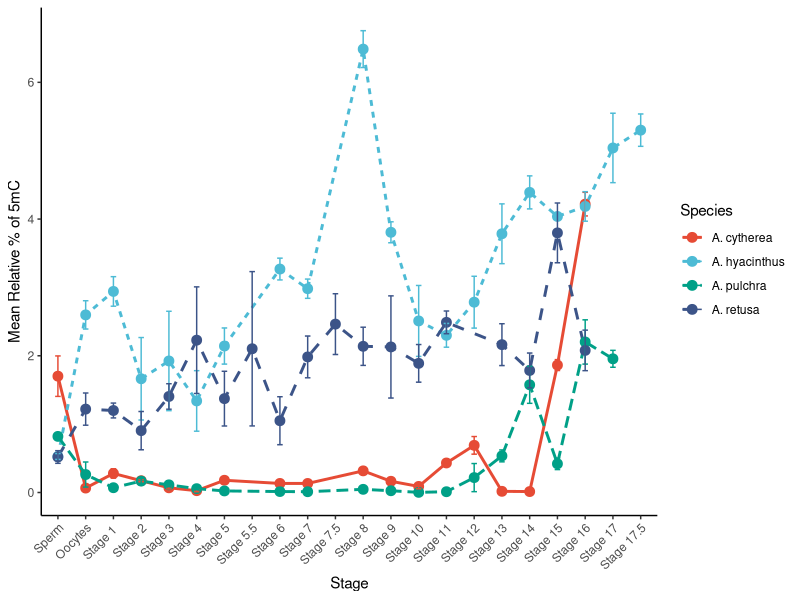
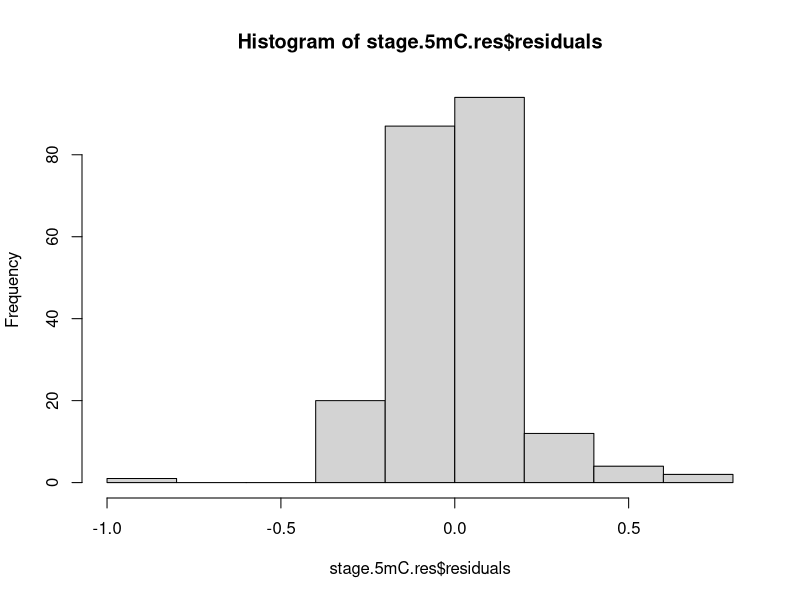
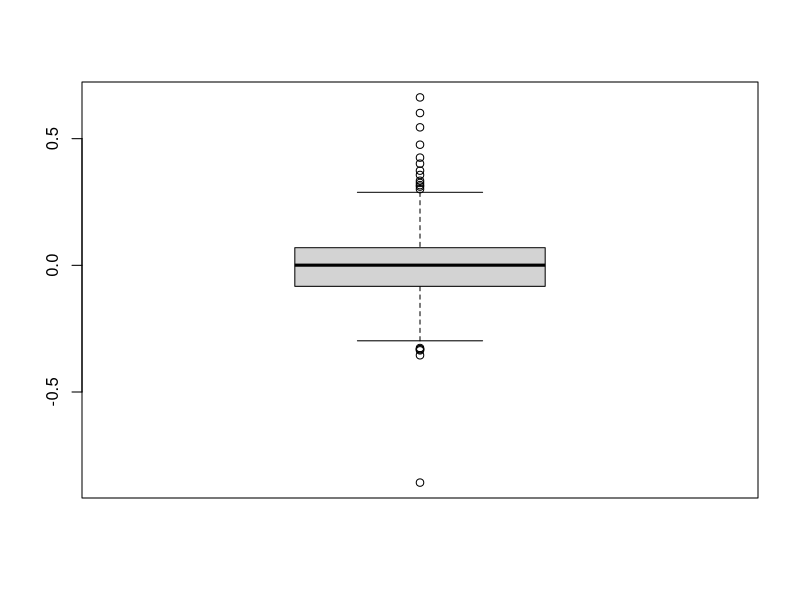
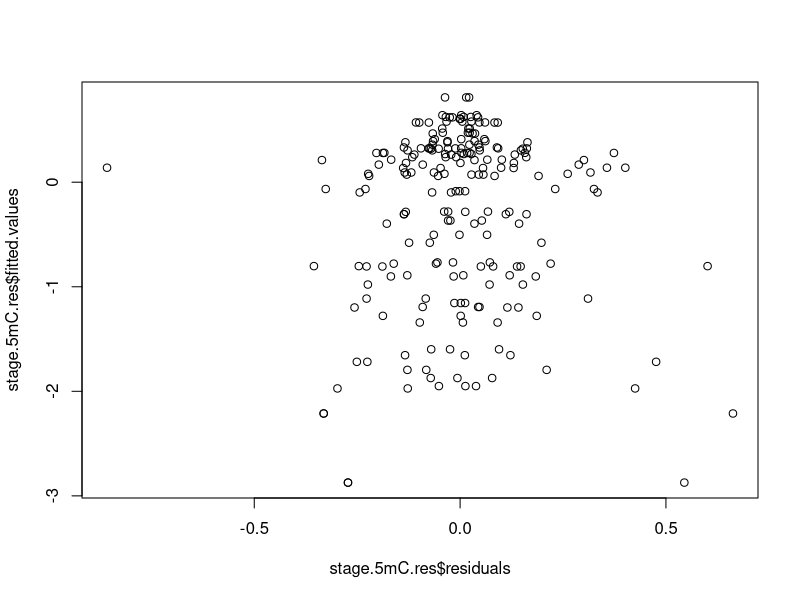
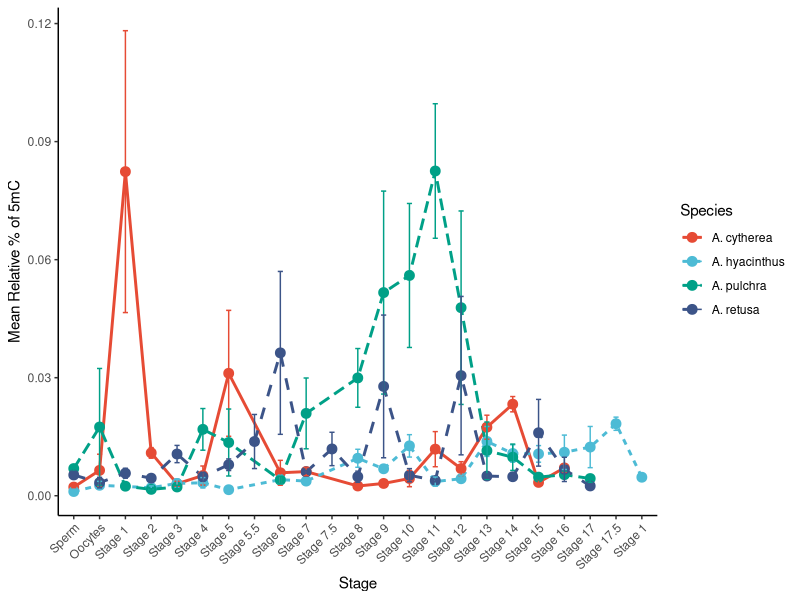
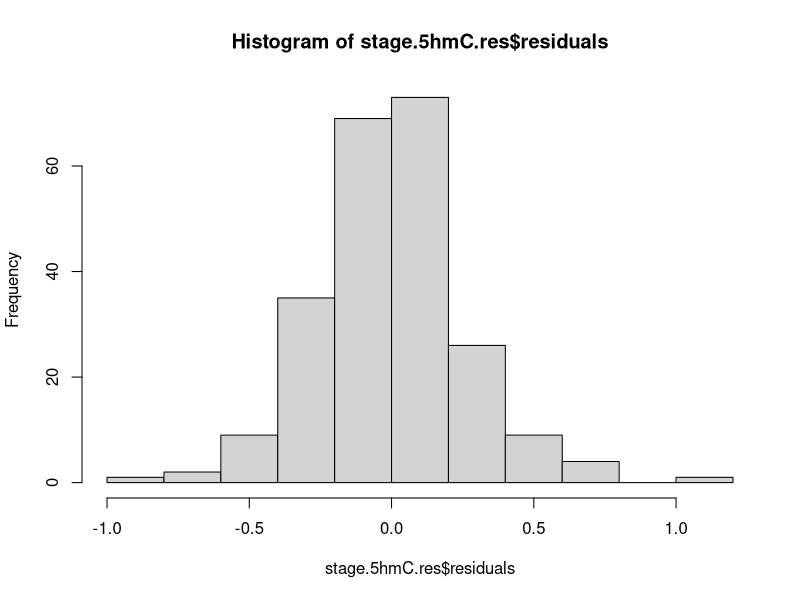
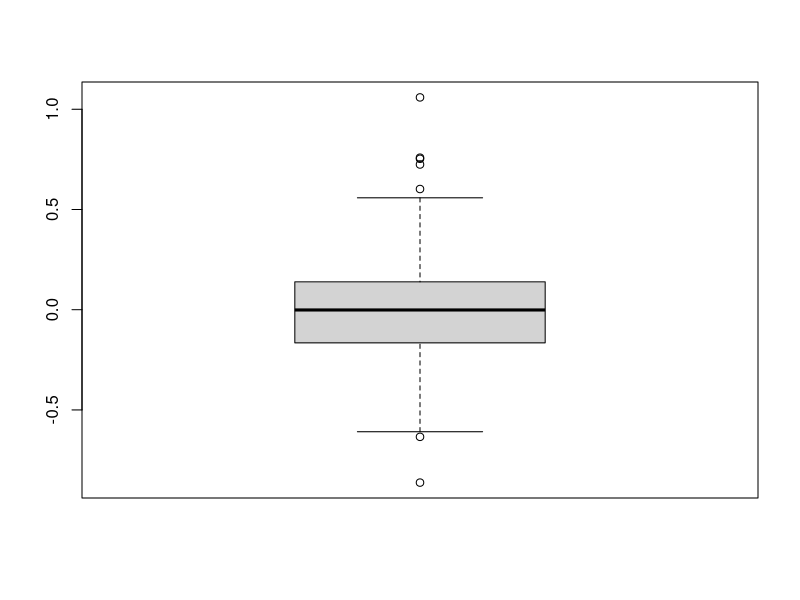
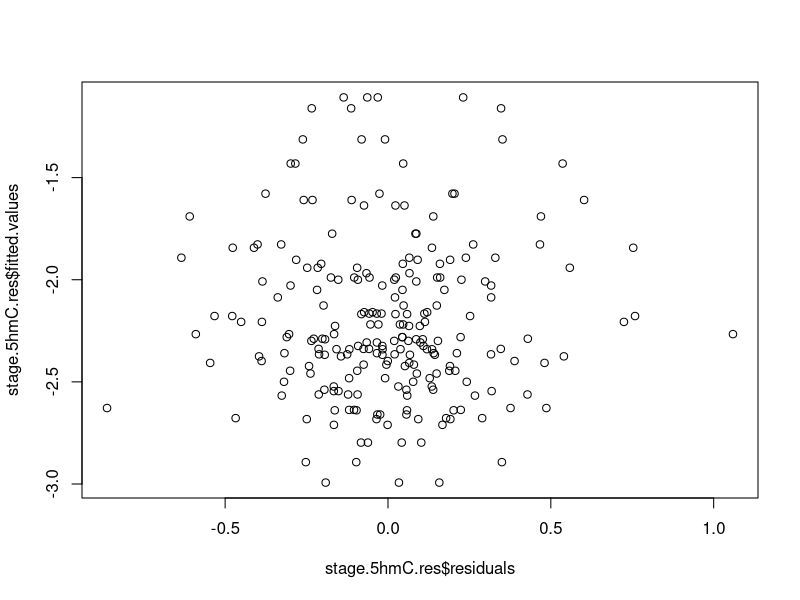

Reproduce these figures in R, in order.
## ---- chunk 1
library(tidyverse)
library(ggsci)
## ---- chunk 2
ahya <- read.csv("RAnalysis/data/Ahyacinthus_5mC.csv",  na.strings = "NA")

str(ahya)
as.numeric

stnds <- ahya %>% filter(Species=="Standard") %>%
  group_by(Stage) %>%
  summarize(mean.RFU=mean(Fluoro.530.590))

ahya <- ahya %>% filter(Species=="A. hyacinthus") 

MF3.RFU.ahya <- stnds$mean.RFU[[1]]
MF4.RFU.ahya <- stnds$mean.RFU[[2]]
MF4.ng.ahya <- 10

ahya$rel.percent.5mC <- (((ahya$Fluoro.530.590 -MF3.RFU.ahya )/ ahya$DNA.ng) / ((MF4.RFU.ahya - MF3.RFU.ahya)* 2 /MF4.ng.ahya))*100

ahya.27 <- ahya %>%
filter(Temperature ==27)

## ---- chunk 3
acyth <- read.csv("RAnalysis/data/Acytherea_5mC.csv",  na.strings = "NA")

str(acyth)
as.numeric

stnds <- acyth %>% filter(Species=="Standard") %>%
  group_by(Stage) %>%
  summarize(mean.RFU=mean(Fluoro.530.590))

acyth <- acyth %>% filter(Species=="A. cytherea") 

MF3.RFU.acyth <- stnds$mean.RFU[[1]]
MF4.RFU.acyth <- stnds$mean.RFU[[2]]
MF4.ng.acyth <- 10

acyth$rel.percent.5mC <- (((acyth$Fluoro.530.590 -MF3.RFU.acyth )/ acyth$DNA.ng) / ((MF4.RFU.acyth - MF3.RFU.acyth)* 2 /MF4.ng.acyth))*100

acyth <- acyth %>%
filter(Temperature ==27)

## ---- chunk 4
aret <- read.csv("RAnalysis/data/Aretusa_5mC.csv",  na.strings = "NA")

str(aret)
as.numeric

stnds <- aret %>% filter(Species=="Standard") %>%
  group_by(Stage) %>%
  summarize(mean.RFU=mean(Fluoro.530.590))

aret <- aret %>% filter(Species=="A. retusa") 

MF3.RFU.aret <- stnds$mean.RFU[[1]]
MF4.RFU.aret <- stnds$mean.RFU[[2]]
MF4.ng.aret <- 10

aret$rel.percent.5mC <- (((aret$Fluoro.530.590 -MF3.RFU.aret )/ aret$DNA.ng) / ((MF4.RFU.aret - MF3.RFU.aret)* 2 /MF4.ng.aret))*100

aret <- aret %>%
filter(Temperature ==27) %>%
filter(!Stage == "Stage 12")
## ---- chunk 5
apul <- read.csv("RAnalysis/data/Apulchra_5mC.csv",  na.strings = "NA")

str(apul)

stnds <- apul %>% filter(Species=="Standard") %>%
  group_by(Stage) %>%
  summarize(mean.RFU=mean(Fluoro.530.590))

apul <- apul %>% filter(Species=="A. pulchra") 

MF3.RFU.apul <- stnds$mean.RFU[[1]]
MF4.RFU.apul <- stnds$mean.RFU[[2]]
MF4.ng.apul <- 10

apul$rel.percent.5mC <- (((apul$Fluoro.530.590 -MF3.RFU.apul )/ apul$DNA.ng) / ((MF4.RFU.apul - MF3.RFU.apul)* 2 /MF4.ng.apul))*100

apul <- apul %>%
filter(Temperature ==27)

## ---- chunk 6
#examine only 27

all.species.5mC <- rbind(ahya.27, acyth, aret,  apul)
unique(all.species.5mC$Stage)

devo.27 <- all.species.5mC %>% 
  mutate(Stage = fct_relevel(Stage, "Sperm",      "Oocytes",   "Stage 1 ",   "Stage 2",    
                             "Stage 3",    "Stage 4",    "Stage 5", "Stage 5.5",    "Stage 6",   "Stage 7",    
                             "Stage 7.5", "Stage 8",    "Stage 9",    "Stage 10",   "Stage 11",   "Stage 12",   
                             "Stage 13",   "Stage 14",  "Stage 15",   "Stage 16",   "Stage 17",   "Stage 17.5"))

summary_stats.devo.27 <- devo.27 %>%
  group_by(Species, Stage, Development, Mark) %>%
  summarize(
    mean_5mC = mean(rel.percent.5mC, na.rm = TRUE),
    sem_5mC = sd(rel.percent.5mC, na.rm = TRUE) / sqrt(n()),
    .groups = 'drop'
  )

summary_stats.devo.27 %>%
  ggplot(aes(x = Stage, y = mean_5mC, group = Species, color = Species)) +
  geom_line(aes(linetype = Species), size = 1) +  # Line connecting mean points
  geom_point(size = 3) +  # Mean points
  geom_errorbar(aes(ymin = mean_5mC - sem_5mC, ymax = mean_5mC + sem_5mC), width = 0.2) +  # SEM bars
  labs(
    x = "Stage",
    y = "Mean Relative % of 5mC"
  ) +
  scale_color_npg()+
  scale_fill_npg()+
  theme_classic() +
  theme(axis.text.x = element_text(angle = 45, hjust = 1))  # Rotate x-axis labels for better readability


## ---- chunk 7

devo.27.stages <- devo.27 %>% 
  filter(!Stage == "Stage 5.5") %>% 
  filter(!Stage == "Stage 7.5") %>% 
  filter(!Stage == "Stage 12")%>% 
  filter(!Stage == "Stage 17")%>% 
  filter(!Stage == "Stage 17.5")

str(devo.27.stages)
devo.27.stages$Species <- as.factor(devo.27.stages$Species)

unique(devo.27.stages$Stage)

unique(devo.27.stages$Development)

devo.27.stages <- devo.27.stages %>% 
  mutate(Development = fct_relevel(Development, "Sperm", "Oocytes", "Fertilized oocyte", "4 cells", "8 cells", "Morula",          "Prawn Chip", "Blastula", "Late Blastula", "Early Bowl", "Bowl", "Blastulation end", "Gastrula", "Early tear drop",
"Tear drop", "Late tear drop", "Early elongated"))

stage.5mC.res <- aov(log10(rel.percent.5mC) ~ Stage*Species, data= devo.27.stages)
summary(stage.5mC.res)
hist(stage.5mC.res$residuals)
boxplot(stage.5mC.res$residuals)
plot(stage.5mC.res$residuals, stage.5mC.res$fitted.values)

Tukey.ph <- TukeyHSD(stage.5mC.res)

summary_stats.devo.27 <- devo.27.stages %>%
  group_by(Species, Stage, Development, Mark) %>%
  summarize(
    mean_5mC = mean(rel.percent.5mC, na.rm = TRUE),
    sem_5mC = sd(rel.percent.5mC, na.rm = TRUE) / sqrt(n()),
    .groups = 'drop'
  )

Fig1 <- summary_stats.devo.27 %>%
  ggplot(aes(x = Development, y = mean_5mC, group = Species, color = Species)) +
  geom_line(aes(linetype = Species), size = 1) +  # Line connecting mean points
  geom_point(size = 3) +  # Mean points
  geom_errorbar(aes(ymin = mean_5mC - sem_5mC, ymax = mean_5mC + sem_5mC), width = 0.2) +  # SEM bars
  labs(
    x = "Stage",
    y = "Mean Relative % of 5mC"
  ) +
  scale_color_npg()+
  scale_fill_npg()+
  theme_classic() +
  theme(axis.text.x = element_text(angle = 45, hjust = 1))  # Rotate x-axis labels for better readability



## ---- chunk 8
ahya.5hmC <- read.csv("RAnalysis/data/Ahyacinthus_5hmC.csv",  na.strings = "NA")

str(ahya.5hmC)

stnds.ahya.5hmC <- ahya.5hmC %>% filter(Species=="Standard") %>%
  group_by(Stage) %>%
  summarize(mean.RFU=mean(Fluoro.530.590))

ahya.5hmC <- ahya.5hmC %>% filter(Species=="A. hyacinthus") 

HF4.RFU.ahya.5hmC <- stnds.ahya.5hmC$mean.RFU[[1]]
HF5.RFU.ahya.5hmC <- stnds.ahya.5hmC$mean.RFU[[2]]
HF5.ng.ahya.5hmC <- 10

ahya.5hmC$rel.percent.5mC <- (((ahya.5hmC$Fluoro.530.590 -HF4.RFU.ahya.5hmC )/ ahya.5hmC$DNA.ng) / ((HF5.RFU.ahya.5hmC - HF4.RFU.ahya.5hmC)* 5 /HF5.ng.ahya.5hmC))*100

ahya.5hmC <- ahya.5hmC %>%
filter(Temperature ==27)

## ---- chunk 9
acyth.5hmC <- read.csv("RAnalysis/data/Acytherea_5hmC.csv",  na.strings = "NA")

str(acyth.5hmC)

stnds.acyth.5hmC <- acyth.5hmC %>% filter(Species=="Standard") %>%
  group_by(Stage) %>%
  summarize(mean.RFU=mean(Fluoro.530.590))

acyth.5hmC <- acyth.5hmC %>% filter(Species=="A. cytherea") 

HF4.RFU.acyth <- stnds.acyth.5hmC$mean.RFU[[1]]
HF5.RFU.acyth <- stnds.acyth.5hmC$mean.RFU[[2]]
HF5.ng.acyth <- 10

acyth.5hmC$rel.percent.5mC <- (((acyth.5hmC$Fluoro.530.590 -HF4.RFU.acyth )/ acyth.5hmC$DNA.ng) / ((HF5.RFU.acyth - HF4.RFU.acyth)* 5 /HF5.ng.acyth))*100

acyth.5hmC <- acyth.5hmC %>%
filter(Temperature ==27)

## ---- chunk 10
apul.5hmC <- read.csv("RAnalysis/data/Apulchra_5hmC.csv",  na.strings = "NA")

str(apul.5hmC)

stnds.apul.5hmC <- apul.5hmC %>% filter(Species=="Standard") %>%
  group_by(Stage) %>%
  summarize(mean.RFU=mean(Fluoro.530.590))

apul.5hmC <- apul.5hmC %>% filter(Species=="A. pulchra") 

HF4.RFU.apul <- stnds.apul.5hmC$mean.RFU[[1]]
HF5.RFU.apul <- stnds.apul.5hmC$mean.RFU[[2]]
HF5.ng.apul <- 10

apul.5hmC$rel.percent.5mC <- (((apul.5hmC$Fluoro.530.590 -HF4.RFU.apul)/ apul.5hmC$DNA.ng) / ((HF5.RFU.apul - HF4.RFU.apul)* 5 /HF5.ng.apul))*100

apul.5hmC <- apul.5hmC %>%
filter(Temperature ==27)

## ---- chunk 11
aret.5hmC <- read.csv("RAnalysis/data/Aretusa_5hmC.csv",  na.strings = "NA")

str(aret.5hmC)

stnds.aret.5hmC <- aret.5hmC %>% filter(Species=="Standard") %>%
  group_by(Stage) %>%
  summarize(mean.RFU=mean(Fluoro.530.590))

aret.5hmC <- aret.5hmC %>% filter(Species=="A. retusa") 

HF4.RFU.aret <- stnds.aret.5hmC$mean.RFU[[1]]
HF5.RFU.aret <- stnds.aret.5hmC$mean.RFU[[2]]
HF5.ng.aret <- 10

aret.5hmC$rel.percent.5mC <- (((aret.5hmC$Fluoro.530.590 -HF4.RFU.aret )/ aret.5hmC$DNA.ng) / ((HF5.RFU.aret - HF4.RFU.aret)* 5 /HF5.ng.aret))*100

aret.5hmC <- aret.5hmC %>%
filter(Temperature ==27)

## ---- chunk 12
#examine only 27

all.species.5hmC <- rbind(ahya.5hmC, acyth.5hmC, apul.5hmC, aret.5hmC)
unique(all.species.5hmC$Stage)

devo.5hmC.27 <- all.species.5hmC %>% 
  mutate(Stage = fct_relevel(Stage, "Sperm",      "Oocytes",   "Stage 1 ",   "Stage 2",    
                             "Stage 3",    "Stage 4",    "Stage 5", "Stage 5.5",    "Stage 6",   "Stage 7",    
                             "Stage 7.5", "Stage 8",    "Stage 9",    "Stage 10",   "Stage 11",   "Stage 12",   
                             "Stage 13",   "Stage 14",  "Stage 15",   "Stage 16",   "Stage 17",   "Stage 17.5"))

summary_stats.devo.27.5hmC <- devo.5hmC.27 %>%
  group_by(Species, Stage, Development, Mark) %>%
  summarize(
    mean_5mC = mean(rel.percent.5mC, na.rm = TRUE),
    sem_5mC = sd(rel.percent.5mC, na.rm = TRUE) / sqrt(n()),
    .groups = 'drop'
  )

summary_stats.devo.27.5hmC %>%
  ggplot(aes(x = Stage, y = mean_5mC, group = Species, color = Species)) +
  geom_line(aes(linetype = Species), size = 1) +  # Line connecting mean points
  geom_point(size = 3) +  # Mean points
  geom_errorbar(aes(ymin = mean_5mC - sem_5mC, ymax = mean_5mC + sem_5mC), width = 0.2) +  # SEM bars
  labs(
    x = "Stage",
    y = "Mean Relative % of 5mC"
  ) +
  scale_color_npg()+
  scale_fill_npg()+
  theme_classic() +
  theme(axis.text.x = element_text(angle = 45, hjust = 1))  # Rotate x-axis labels for better readability


## ---- chunk 13

devo.5hmC.27.stages <- devo.5hmC.27 %>% 
  filter(!Stage == "Stage 5.5") %>% 
  filter(!Stage == "Stage 7.5") %>% 
  filter(!Stage == "Stage 12")%>% 
  filter(!Stage == "Stage 17")%>% 
  filter(!Stage == "Stage 17.5")

str(devo.5hmC.27.stages)
devo.5hmC.27.stages$Species <- as.factor(devo.5hmC.27.stages$Species)

unique(devo.5hmC.27.stages$Stage)

unique(devo.5hmC.27.stages$Development)

devo.5hmC.27.stages <- devo.5hmC.27.stages %>% 
  mutate(Development = fct_relevel(Development, "Sperm", "Oocytes", "Fertilized oocyte", "4 cells", "8 cells", "Morula",          "Prawn Chip", "Blastula", "Late Blastula", "Early Bowl", "Bowl", "Blastulation end", "Gastrula", "Early tear drop",
"Tear drop", "Late tear drop", "Early elongated"))

stage.5hmC.res <- aov(log10(rel.percent.5mC) ~ Stage*Species, data= devo.5hmC.27.stages)
summary(stage.5hmC.res)
hist(stage.5hmC.res$residuals)
boxplot(stage.5hmC.res$residuals)
plot(stage.5hmC.res$residuals, stage.5hmC.res$fitted.values)

Tukey.ph.5hmC <- TukeyHSD(stage.5hmC.res)

summary_stats.5hmC.27 <- devo.5hmC.27.stages %>%
  group_by(Species, Stage, Development, Mark) %>%
  summarize(
    mean_5mC = mean(rel.percent.5mC, na.rm = TRUE),
    sem_5mC = sd(rel.percent.5mC, na.rm = TRUE) / sqrt(n()),
    .groups = 'drop'
  )

Fig2 <- summary_stats.5hmC.27 %>%
  ggplot(aes(x = Development, y = mean_5mC, group = Species, color = Species)) +
  geom_line(aes(linetype = Species), size = 1) +  # Line connecting mean points
  geom_point(size = 3) +  # Mean points
  geom_errorbar(aes(ymin = mean_5mC - sem_5mC, ymax = mean_5mC + sem_5mC), width = 0.2) +  # SEM bars
  labs(
    x = "Stage",
    y = "Mean Relative % of 5hmC"
  ) +
  scale_color_npg()+
  scale_fill_npg()+
  theme_classic() +
  theme(axis.text.x = element_text(angle = 45, hjust = 1))  # Rotate x-axis labels for better readability



## ---- chunk 14
ahya.5fC <- read.csv("RAnalysis/data/Ahyacinthus_5fC.csv",  na.strings = "NA")

str(ahya.5fC)

stnds.ahya.5fC <- ahya.5fC %>% filter(Species=="Standard") %>%
  group_by(Stage) %>%
  summarize(mean.RFU=mean(Abs.450))

ahya.5fC <- ahya.5fC %>% filter(Species=="A. hyacinthus") 

NC.OD.ahya <- stnds.ahya.5fC$mean.RFU[[1]]
PC.OD.ahya <- stnds.ahya.5fC$mean.RFU[[2]]
PC.ng.ahya <- 0.2

ahya.5fC$rel.percent.5fC <- (((ahya.5fC$Abs.450 -NC.OD.ahya )/ ahya.5fC$DNA.ng) / ((PC.OD.ahya - NC.OD.ahya)/PC.ng.ahya))*100

ahya.5fC <- ahya.5fC %>%
filter(Temperature ==27)

## ---- chunk 15
acyth.5fC <- read.csv("RAnalysis/data/Acytherea_5fC.csv",  na.strings = "NA")

str(acyth.5fC)

stnds.acyth.5fC <- acyth.5fC %>% filter(Species=="Standard") %>%
  group_by(Stage) %>%
  summarize(mean.RFU=mean(Abs.450))

acyth.5fC <- acyth.5fC %>% filter(Species=="A. cytherea") 

NC.OD.acyth <- stnds.acyth.5fC$mean.RFU[[1]]
PC.OD.acyth <- stnds.acyth.5fC$mean.RFU[[2]]
PC.ng.acyth <- 0.2

acyth.5fC$rel.percent.5fC <- (((acyth.5fC$Abs.450 -NC.OD.acyth )/ acyth.5fC$DNA.ng) / ((PC.OD.acyth - NC.OD.acyth)/PC.ng.acyth))*100

acyth.5fC <- acyth.5fC %>%
filter(Temperature ==27)

## ---- chunk 16
apul.5fC <- read.csv("RAnalysis/data/Apulchra_5fC.csv",  na.strings = "NA")

str(apul.5fC)

stnds.apul.5fC <- apul.5fC %>% filter(Species=="Standard") %>%
  group_by(Stage) %>%
  summarize(mean.RFU=mean(Abs.450))

apul.5fC <- apul.5fC %>% filter(Species=="A. pulchra") 

NC.OD.apul <- stnds.apul.5fC$mean.RFU[[1]]
PC.OD.apul <- stnds.apul.5fC$mean.RFU[[2]]
PC.ng.apul <- 0.2

apul.5fC$rel.percent.5fC <- (((apul.5fC$Abs.450 -NC.OD.apul )/ apul.5fC$DNA.ng) / ((PC.OD.apul - NC.OD.apul)/PC.ng.apul))*100

apul.5fC <- apul.5fC %>%
filter(Temperature ==27)

## ---- chunk 17
aret.5fC <- read.csv("RAnalysis/data/Aretusa_5fC.csv",  na.strings = "NA")

str(aret.5fC)

stnds.aret.5fC <- aret.5fC %>% filter(Species=="Standard") %>%
  group_by(Stage) %>%
  summarize(mean.RFU=mean(Abs.450))

aret.5fC <- aret.5fC %>% filter(Species=="A. retusa") 

NC.OD.aret <- stnds.aret.5fC$mean.RFU[[1]]
PC.OD.aret <- stnds.aret.5fC$mean.RFU[[2]]
PC.ng.aret <- 0.2

aret.5fC$rel.percent.5fC <- (((aret.5fC$Abs.450 -NC.OD.aret )/ aret.5fC$DNA.ng) / ((PC.OD.aret - NC.OD.aret)/PC.ng.aret))*100

aret.5fC <- aret.5fC %>%
filter(Temperature ==27)

## ---- chunk 18
#examine only 27

all.species.5fC <- rbind(ahya.5fC, acyth.5fC, apul.5fC, aret.5fC)
unique(all.species.5fC$Stage)

devo.5fC.27 <- all.species.5fC %>% 
  mutate(Stage = fct_relevel(Stage, "Sperm",      "Oocytes",   "Stage 1 ",   "Stage 2",    
                             "Stage 3",    "Stage 4",    "Stage 5", "Stage 5.5",    "Stage 6",   "Stage 7",    
                             "Stage 7.5", "Stage 8",    "Stage 9",    "Stage 10",   "Stage 11",   "Stage 12",   
                             "Stage 13",   "Stage 14",  "Stage 15",   "Stage 16",   "Stage 17",   "Stage 17.5"))

summary_stats.devo.27.5fC <- devo.5fC.27 %>%
  group_by(Species, Stage, Development, Mark) %>%
  summarize(
    mean_5mC = mean(rel.percent.5fC, na.rm = TRUE),
    sem_5mC = sd(rel.percent.5fC, na.rm = TRUE) / sqrt(n()),
    .groups = 'drop'
  )

summary_stats.devo.27.5fC %>%
  ggplot(aes(x = Stage, y = mean_5mC, group = Species, color = Species)) +
  geom_line(aes(linetype = Species), size = 1) +  # Line connecting mean points
  geom_point(size = 3) +  # Mean points
  geom_errorbar(aes(ymin = mean_5mC - sem_5mC, ymax = mean_5mC + sem_5mC), width = 0.2) +  # SEM bars
  labs(
    x = "Stage",
    y = "Mean Relative % of 5fC"
  ) +
  scale_color_npg()+
  scale_fill_npg()+
  theme_classic() +
  theme(axis.text.x = element_text(angle = 45, hjust = 1))  # Rotate x-axis labels for better readability


## ---- chunk 19

devo.5fC.27.stages <- devo.5fC.27 %>% 
  filter(!Stage == "Stage 5.5") %>% 
  filter(!Stage == "Stage 7.5") %>% 
  filter(!Stage == "Stage 12")%>% 
  filter(!Stage == "Stage 17")%>% 
  filter(!Stage == "Stage 17.5")

str(devo.5fC.27.stages)
devo.5fC.27.stages$Species <- as.factor(devo.5fC.27.stages$Species)

unique(devo.5fC.27.stages$Stage)

unique(devo.5fC.27.stages$Development)

devo.5fC.27.stages <- devo.5fC.27.stages %>% 
  mutate(Development = fct_relevel(Development, "Sperm", "Oocytes", "Fertilized oocyte", "4 cells", "8 cells", "Morula",          "Prawn Chip", "Blastula", "Late Blastula", "Early Bowl", "Bowl", "Blastulation end", "Gastrula", "Early tear drop",
"Tear drop", "Late tear drop", "Early elongated"))

stage.5fC.res <- aov(log10(rel.percent.5fC) ~ Stage*Species, data= devo.5fC.27.stages)
summary(stage.5fC.res)
hist(stage.5fC.res$residuals)
boxplot(stage.5fC.res$residuals)
plot(stage.5fC.res$residuals, stage.5fC.res$fitted.values)

Tukey.ph.5fC <- TukeyHSD(stage.5fC.res)

summary_stats.5fC.27 <- devo.5fC.27.stages %>%
  group_by(Species, Stage, Development, Mark) %>%
  summarize(
    mean_5mC = mean(rel.percent.5fC, na.rm = TRUE),
    sem_5mC = sd(rel.percent.5fC, na.rm = TRUE) / sqrt(n()),
    .groups = 'drop'
  )

Fig3 <- summary_stats.5fC.27 %>%
  ggplot(aes(x = Development, y = mean_5mC, group = Species, color = Species)) +
  geom_line(aes(linetype = Species), size = 1) +  # Line connecting mean points
  geom_point(size = 3) +  # Mean points
  geom_errorbar(aes(ymin = mean_5mC - sem_5mC, ymax = mean_5mC + sem_5mC), width = 0.2) +  # SEM bars
  labs(
    x = "Stage",
    y = "Mean Relative % of 5fC"
  ) +
  scale_color_npg()+
  scale_fill_npg()+
  theme_classic() +
  theme(axis.text.x = element_text(angle = 45, hjust = 1))  # Rotate x-axis labels for better readability



## ---- chunk 20
all <- rbind(summary_stats.devo.27, summary_stats.5hmC.27, summary_stats.5fC.27)

# Reorder the 'Mark' factor
all <- all %>%
  mutate(Mark = factor(Mark, levels = c("5mC", "5hmC", "5fC")))

# Create the plot
plot <- all %>%
  ggplot(aes(x = Development, y = mean_5mC, group = Species, color = Species)) +
  geom_line(aes(linetype = Species),linetype = "solid", size = 0.15) +  # Line connecting mean points
  geom_point(size = 1) +  # Mean points
  geom_errorbar(aes(ymin = mean_5mC - sem_5mC, ymax = mean_5mC + sem_5mC), width = 0.2) +  # SEM bars
  labs(
    x = "Development Stage",
    y = "Relative % of Mark"
  ) +
  scale_color_npg() +
  scale_fill_npg() +
  theme_classic() +
  theme(axis.text.x = element_text(angle = 45, hjust = 1)) +  # Rotate x-axis labels for better readability
  facet_wrap(~ Mark, scales = "free_y", nrow = 3)  # Facet by 'Mark' with free y-axis scales

ggsave("RAnalysis/output/Developmental_DNA_Methylation.pdf", plot = plot, width = 10, height = 6)

